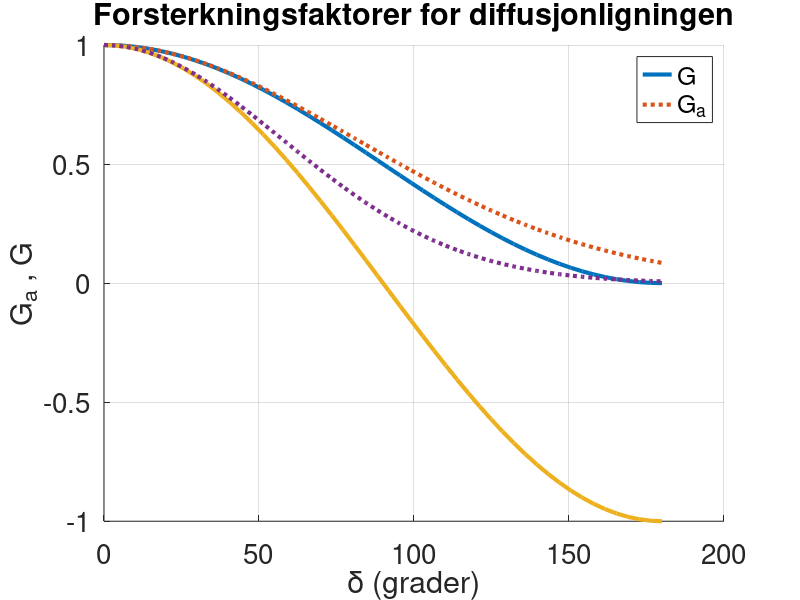

Reproduce this figure in MATLAB.
% ==== program ampfac ====
%
% Computes the amplification factor G of the 
% FTCS-scheme for diffusion equation
% as a function of the diffusion number D and the 
% phase-angle delta
%

clear all; close all; clc;
FS = 20; LW=3; set(0,'DefaultLineLineWidth',LW,'DefaultAxesFontName','Helvetica','DefaultAxesFontSize',FS);
dvecg = linspace(0,180,50);
drad = dvecg*pi/180;% delta i radianer
sdel = sin(drad/2).^2;
ylim([-1 1]);
hold on
for D = [0.25 0.5]
    G = 1 -4*D*sdel;
    Ga = exp(-D*drad.^2);
    plot(dvecg,G);
    plot(dvecg,Ga,':');
end
hold off
grid
title('Forsterkningsfaktorer for diffusjonligningen');
xlabel('\delta (grader)');
ylabel('G{_a} , G');
legend('G','G{_a}');


    